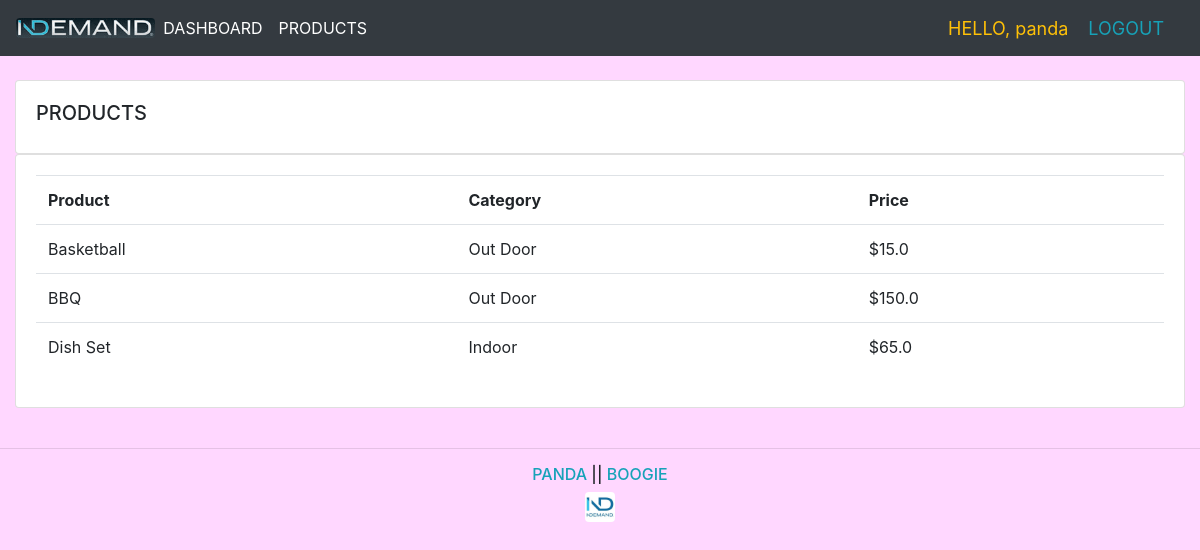
Screenshot of /products/ (signed in) with the database file from the repository.
### accounts/models.py (models this page shows, shortened)
class Product(models.Model):
    CATEGORY = (
        ('Indoor', 'Indoor'),
        ('Out Door', 'Out Door'),
    )
    name = models.CharField(max_length=200, null=True)
    price = models.FloatField(null=True)
    category = models.CharField(max_length=200, null=True, choices=CATEGORY)
    description = models.CharField(max_length=200, null=True, blank=True)
    date_created = models.DateTimeField(auto_now_add=True, null=True)
    tags = models.ManyToManyField(Tag)

### accounts/decorators.py (the view)
        def wrapper_func(request, *args, **kwargs):
            group = None
            if request.user.groups.exists():
                group = request.user.groups.all()[0].name
            if group in allowed_roles:
                return view_func(request, *args, **kwargs)
            else:
                return HttpResponse('You are not authorized to view this page.')

### accounts/views.py (called while the page is built)
@login_required(login_url='login')
@allowed_users(allowed_roles=['admin'])
def products(request):
    products = Product.objects.all()
    return render(request, 'accounts/products.html', {'products': products})

### accounts/templates/accounts/products.html
{% extends 'accounts/main.html' %}
{% block content %}
	<br>
	<div class="row">
		<div class="col-md">
			<div class="card card-body">
				<h5>PRODUCTS</h5>
			</div>
			<div class="card card-body">
				<table class="table">
					<tr>
						<th>Product</th>
						<th>Category</th>
						<th>Price</th>
					</tr>
					{% for product in products %}
						<tr>
							<td>{{ product.name }}</td>
							<td>{{ product.category }}</td>
							<td>${{ product.price }}</td>
						</tr>
					{% endfor %}
				</table>
			</div>
		</div>
	</div>
{% endblock %}

### accounts/templates/accounts/navbar.html (shortened to what this page needs)
{% load static %}
<nav class="navbar navbar-expand-lg navbar-dark bg-dark">
  <img src="{% static 'images/logo4.png' %}" class="rounded" height=20>
  <div class="collapse navbar-collapse" id="navbarNav">
    <ul class="navbar-nav">
      {% if request.user.is_staff %}
        <li class="nav-item active">
          <a class="nav-link" href="{% url 'home' %}">DASHBOARD</a>
        </li>
        <li class="nav-item active">
          <a class="nav-link" href="{% url 'products' %}">PRODUCTS</a>
        </li>
      {% else %}
        <li class="nav-item active">
          <a class="nav-link" href="{% url 'account' %}">SETTINGS</a>
        </li>
      {% endif %}
    </ul>
  </div>
  <span class="text-warning nav-auth-items">HELLO, {{ request.user }}</span>
  <span class="nav-auth-items" ><a class="text-info" href="{% url 'logout' %}">LOGOUT</a></span>
</nav>

### static/css/main.css (style rules this page uses)
body { background-color: #FFD7FF; }
.nav-auth-items { font-size: 18px; margin-right: 20px; }

### rows the page displays
Product: name "Basketball", category "Out Door", price "15.0"
Product: name "BBQ", category "Out Door", price "150.0"
Product: name "Dish Set", category "Indoor", price "65.0"

### other values shown
{{ request.user }} "panda"
